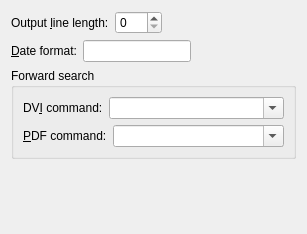
<ui version="4.0" >
 <class>PrefOutputUi</class>
 <widget class="QWidget" name="PrefOutputUi" >
  <property name="geometry" >
   <rect>
    <x>0</x>
    <y>0</y>
    <width>307</width>
    <height>234</height>
   </rect>
  </property>
  <property name="windowTitle" >
   <string/>
  </property>
  <layout class="QVBoxLayout" name="verticalLayout_2" >
   <item>
    <layout class="QHBoxLayout" name="horizontalLayout_2" >
     <item>
      <widget class="QLabel" name="plaintextLinelengthLA" >
       <property name="text" >
        <string>Output &amp;line length:</string>
       </property>
       <property name="buddy" >
        <cstring>plaintextLinelengthSB</cstring>
       </property>
      </widget>
     </item>
     <item>
      <widget class="QSpinBox" name="plaintextLinelengthSB" >
       <property name="sizePolicy" >
        <sizepolicy vsizetype="Fixed" hsizetype="Fixed" >
         <horstretch>0</horstretch>
         <verstretch>0</verstretch>
        </sizepolicy>
       </property>
       <property name="toolTip" >
        <string>The maximum line length of exported plain text/LaTeX/SGML files. If set to 0, paragraphs are output in a single line; if the line length is > 0, paragraphs are separated by a blank line.</string>
       </property>
       <property name="maximum" >
        <number>120</number>
       </property>
      </widget>
     </item>
     <item>
      <spacer name="horizontalSpacer_2" >
       <property name="orientation" >
        <enum>Qt::Horizontal</enum>
       </property>
       <property name="sizeHint" stdset="0" >
        <size>
         <width>40</width>
         <height>20</height>
        </size>
       </property>
      </spacer>
     </item>
    </layout>
   </item>
   <item>
    <layout class="QHBoxLayout" name="horizontalLayout" >
     <item>
      <widget class="QLabel" name="DateLA" >
       <property name="text" >
        <string>&amp;Date format:</string>
       </property>
       <property name="buddy" >
        <cstring>DateED</cstring>
       </property>
      </widget>
     </item>
     <item>
      <widget class="QLineEdit" name="DateED" >
       <property name="sizePolicy" >
        <sizepolicy vsizetype="Fixed" hsizetype="Fixed" >
         <horstretch>0</horstretch>
         <verstretch>0</verstretch>
        </sizepolicy>
       </property>
       <property name="toolTip" >
        <string>Date format for strftime output</string>
       </property>
      </widget>
     </item>
     <item>
      <spacer name="horizontalSpacer" >
       <property name="orientation" >
        <enum>Qt::Horizontal</enum>
       </property>
       <property name="sizeHint" stdset="0" >
        <size>
         <width>40</width>
         <height>20</height>
        </size>
       </property>
      </spacer>
     </item>
    </layout>
   </item>
   <item>
    <widget class="QGroupBox" name="groupBox" >
     <property name="title" >
      <string>Forward search</string>
     </property>
     <property name="flat" >
      <bool>true</bool>
     </property>
     <property name="checkable" >
      <bool>false</bool>
     </property>
     <layout class="QVBoxLayout" name="verticalLayout" >
      <item>
       <layout class="QHBoxLayout" name="horizontalLayout_3" >
        <item>
         <widget class="QLabel" name="label" >
          <property name="sizePolicy" >
           <sizepolicy vsizetype="Preferred" hsizetype="Preferred" >
            <horstretch>0</horstretch>
            <verstretch>0</verstretch>
           </sizepolicy>
          </property>
          <property name="text" >
           <string>DV&amp;I command:</string>
          </property>
          <property name="buddy" >
           <cstring>dviCB</cstring>
          </property>
         </widget>
        </item>
        <item>
         <widget class="QComboBox" name="dviCB" >
          <property name="sizePolicy" >
           <sizepolicy vsizetype="Fixed" hsizetype="MinimumExpanding" >
            <horstretch>0</horstretch>
            <verstretch>0</verstretch>
           </sizepolicy>
          </property>
          <property name="editable" >
           <bool>true</bool>
          </property>
         </widget>
        </item>
       </layout>
      </item>
      <item>
       <layout class="QHBoxLayout" name="horizontalLayout_5" >
        <item>
         <widget class="QLabel" name="label_2" >
          <property name="sizePolicy" >
           <sizepolicy vsizetype="Preferred" hsizetype="Preferred" >
            <horstretch>0</horstretch>
            <verstretch>0</verstretch>
           </sizepolicy>
          </property>
          <property name="text" >
           <string>&amp;PDF command:</string>
          </property>
          <property name="buddy" >
           <cstring>pdfCB</cstring>
          </property>
         </widget>
        </item>
        <item>
         <widget class="QComboBox" name="pdfCB" >
          <property name="sizePolicy" >
           <sizepolicy vsizetype="Fixed" hsizetype="MinimumExpanding" >
            <horstretch>0</horstretch>
            <verstretch>0</verstretch>
           </sizepolicy>
          </property>
          <property name="editable" >
           <bool>true</bool>
          </property>
         </widget>
        </item>
       </layout>
      </item>
     </layout>
    </widget>
   </item>
   <item>
    <spacer name="verticalSpacer" >
     <property name="orientation" >
      <enum>Qt::Vertical</enum>
     </property>
     <property name="sizeHint" stdset="0" >
      <size>
       <width>20</width>
       <height>40</height>
      </size>
     </property>
    </spacer>
   </item>
  </layout>
 </widget>
 <includes>
  <include location="local" >qt_i18n.h</include>
 </includes>
 <resources/>
 <connections/>
</ui>
